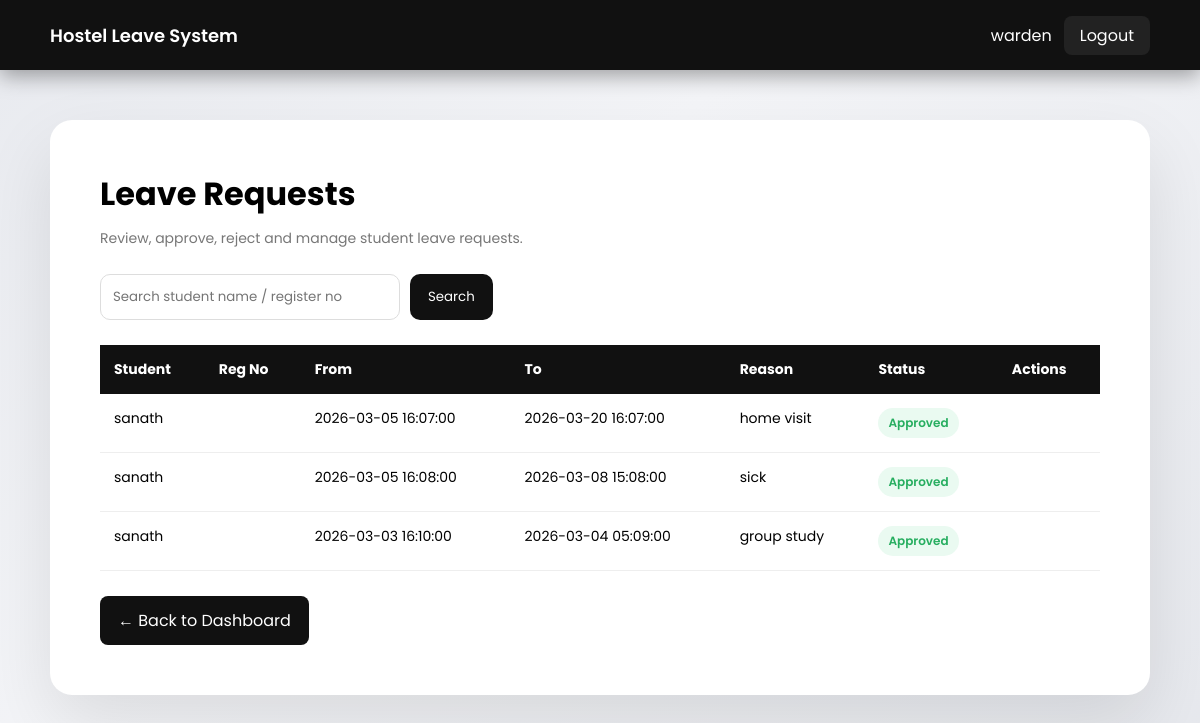
/warden/view_requests.php (signed in), run on the app's committed database.
### tables this page shows
CREATE TABLE `hostel_leaves` (
  `id` int(11) NOT NULL,
  `student_id` int(11) NOT NULL,
  `leave_type_id` int(11) NOT NULL,
  `from_datetime` datetime NOT NULL,
  `to_datetime` datetime NOT NULL,
  `reason` text NOT NULL,
  `status` enum('Pending','Approved','Rejected') DEFAULT 'Pending',
  `applied_at` timestamp NOT NULL DEFAULT current_timestamp(),
  `returned_at` datetime DEFAULT NULL,
  `mess_cut` tinyint(1) NOT NULL DEFAULT 0,
  `return_status` varchar(50) DEFAULT NULL
);

CREATE TABLE `users` (
  `id` int(11) NOT NULL,
  `role_id` int(11) NOT NULL,
  `name` varchar(100) NOT NULL,
  `username` varchar(50) NOT NULL,
  `password` varchar(255) NOT NULL,
  `email` varchar(100) DEFAULT NULL,
  `parent_email` varchar(100) DEFAULT NULL,
  `teacher_email` varchar(100) DEFAULT NULL,
  `created_at` timestamp NOT NULL DEFAULT current_timestamp(),
  `register_number` varchar(50) DEFAULT NULL
);

### warden/view_requests.php (the view, shortened to what this page needs)
<?php
include("../config/db.php");
$search = isset($_GET['search']) ? trim($_GET['search']) : '';
if ($search != '') {
    $stmt = $conn->prepare("
        SELECT hostel_leaves.*, users.name, users.register_number
        FROM hostel_leaves
        JOIN users ON hostel_leaves.student_id = users.id
        WHERE users.name LIKE ? OR users.register_number LIKE ?
        ORDER BY hostel_leaves.id DESC
    ");
    $like = "%$search%";
    $stmt->bind_param("ss", $like, $like);
    $stmt->execute();
    $result = $stmt->get_result();
} else {
    $result = $conn->query("
        SELECT hostel_leaves.*, users.name, users.register_number
        FROM hostel_leaves
        JOIN users ON hostel_leaves.student_id = users.id
        ORDER BY hostel_leaves.id DESC
    ");
}
?>
<!DOCTYPE html>
<html>
<head>
</head>
<body>
<div class="topbar">
<div class="logo">Hostel Leave System</div>
<div>
<?php echo $_SESSION["username"]; ?>
<a class="logout-btn" href="../auth/logout.php">Logout</a>
</div>
</div>
<div class="container">
<h1>Leave Requests</h1>
<div class="sub">Review, approve, reject and manage student leave requests.</div>
<form method="GET" class="search-box">
<input type="text" name="search" placeholder="Search student name / register no" value="<?php echo htmlspecialchars($search); ?>">
<button type="submit">Search</button>
</form>
<?php if($result->num_rows > 0) { ?>
<table>
<tr>
<th>Student</th>
<th>Reg No</th>
<th>From</th>
<th>To</th>
<th>Reason</th>
<th>Status</th>
<th>Actions</th>
</tr>
<?php while($row = $result->fetch_assoc()) { ?>
<tr>
<td><?php echo htmlspecialchars($row["name"]); ?></td>
<td><?php echo htmlspecialchars($row["register_number"]); ?></td>
<td><?php echo htmlspecialchars($row["from_datetime"]); ?></td>
<td><?php echo htmlspecialchars($row["to_datetime"]); ?></td>
<td><?php echo htmlspecialchars($row["reason"]); ?></td>
<td>
<?php
$status = $row["status"];
if($status=="Pending"){
echo "<span class='badge pending'>Pending</span>";
}
elseif($status=="Approved"){
echo "<span class='badge approved'>Approved</span>";
}
else{
echo "<span class='badge rejected'>Rejected</span>";
}
?>
</td>
<td>
</td>
</tr>
<?php } ?>
</table>
<?php } else { ?>
<div class="empty">No leave requests found.</div>
<?php } ?>
<a href="dashboard.php" class="back-btn">← Back to Dashboard</a>
</div>
</body>
</html>

### warden/view_requests.php (style rules this page uses)
* { margin:0; padding:0; box-sizing:border-box; font-family:'Poppins',sans-serif; }
body { min-height:100vh; background:linear-gradient(135deg,#e8eaef 0%,#f4f5f8 40%,#e6e8ed 100%); padding:120px 50px 50px 50px; }
.topbar { position:fixed; top:0; left:0; width:100%; height:70px; background:#111; display:flex; justify-content:space-between; align-items:center; padding:0 50px; color:#fff; z-index:1000; box-shadow:0 6px 20px rgba(0,0,0,0.35); }
.logo { font-size:18px; font-weight:600; }
.logout-btn { padding:8px 16px; background:#222; color:#fff; text-decoration:none; border-radius:8px; margin-left:12px; }
.container { max-width:1350px; margin:auto; background:#fff; padding:50px; border-radius:22px; box-shadow:0 30px 70px rgba(0,0,0,0.10); }
h1 { font-size:32px; margin-bottom:10px; }
.sub { color:#777; font-size:14px; margin-bottom:25px; }
.search-box { margin-bottom:25px; display:flex; gap:10px; }
.search-box input { padding:12px; width:300px; border:1px solid #ddd; border-radius:10px; outline:none; }
.search-box button { padding:12px 18px; background:#111; color:#fff; border:none; border-radius:10px; cursor:pointer; }
table { width:100%; border-collapse:collapse; }
th { background:#111; color:#fff; padding:14px; font-size:14px; text-align:left; }
td { padding:14px; border-bottom:1px solid #eee; font-size:14px; vertical-align:top; }
.badge { padding:6px 10px; border-radius:30px; font-size:12px; font-weight:600; display:inline-block; }
.approved { background:#eafaf1; color:#27ae60; }
.back-btn { display:inline-block; margin-top:25px; padding:12px 18px; background:#111; color:#fff; text-decoration:none; border-radius:8px; }

### data on the page
hostel_leaves: student.name "sanath", from_datetime "2026-03-05 16:07:00", to_datetime "2026-03-20 16:07:00", reason "home visit", status "Approved"
hostel_leaves: student.name "sanath", from_datetime "2026-03-05 16:08:00", to_datetime "2026-03-08 15:08:00", reason "sick", status "Approved"
hostel_leaves: student.name "sanath", from_datetime "2026-03-03 16:10:00", to_datetime "2026-03-04 05:09:00", reason "group study", status "Approved"

### other printed values
$_SESSION["username"] "warden"
